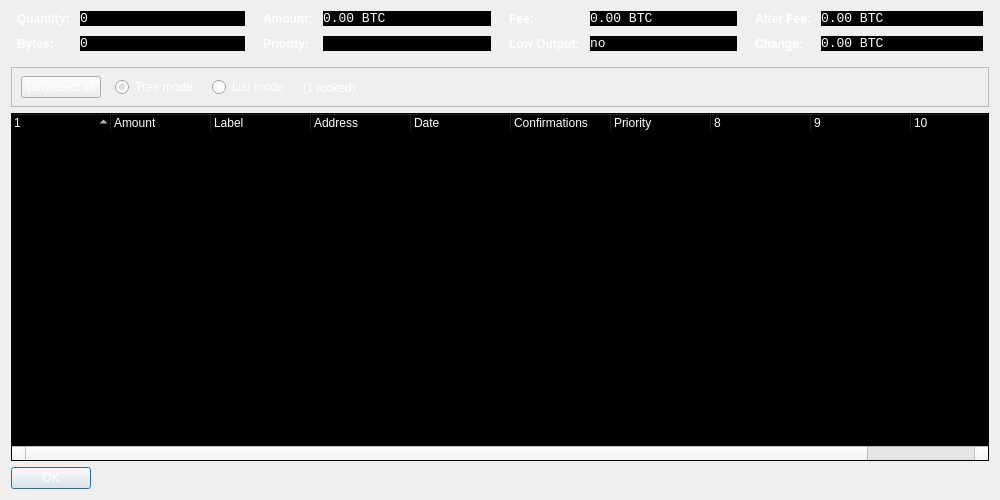
<?xml version="1.0" encoding="UTF-8"?>
<ui version="4.0">
 <class>CoinControlDialog</class>
 <widget class="QDialog" name="CoinControlDialog">
  <property name="geometry">
   <rect>
    <x>0</x>
    <y>0</y>
    <width>1000</width>
    <height>500</height>
   </rect>
  </property>
  <property name="windowTitle">
   <string>Coin Control</string>
  </property>
  <property name="styleSheet">
   <string notr="true">background-image: url(:/images/splash);
color: rgb(255, 255, 255);</string>
  </property>
  <layout class="QVBoxLayout" name="verticalLayout">
   <item>
    <layout class="QHBoxLayout" name="horizontalLayoutTop" stretch="0,0,0,0">
     <property name="topMargin">
      <number>0</number>
     </property>
     <property name="bottomMargin">
      <number>10</number>
     </property>
     <item>
      <layout class="QFormLayout" name="formLayoutCoinControl1">
       <property name="horizontalSpacing">
        <number>10</number>
       </property>
       <property name="verticalSpacing">
        <number>10</number>
       </property>
       <property name="leftMargin">
        <number>6</number>
       </property>
       <property name="rightMargin">
        <number>6</number>
       </property>
       <item row="0" column="0">
        <widget class="QLabel" name="labelCoinControlQuantityText">
         <property name="styleSheet">
          <string notr="true">font-weight:bold;</string>
         </property>
         <property name="text">
          <string>Quantity:</string>
         </property>
        </widget>
       </item>
       <item row="0" column="1">
        <widget class="QLabel" name="labelCoinControlQuantity">
         <property name="font">
          <font>
           <family>Monospace</family>
           <pointsize>10</pointsize>
          </font>
         </property>
         <property name="cursor">
          <cursorShape>IBeamCursor</cursorShape>
         </property>
         <property name="contextMenuPolicy">
          <enum>Qt::ActionsContextMenu</enum>
         </property>
         <property name="styleSheet">
          <string notr="true">background-color: rgb(0, 0, 0);
color: rgb(255, 255, 255);</string>
         </property>
         <property name="text">
          <string notr="true">0</string>
         </property>
         <property name="textInteractionFlags">
          <set>Qt::LinksAccessibleByMouse|Qt::TextSelectableByKeyboard|Qt::TextSelectableByMouse</set>
         </property>
        </widget>
       </item>
       <item row="1" column="0">
        <widget class="QLabel" name="labelCoinControlBytesText">
         <property name="styleSheet">
          <string notr="true">font-weight:bold;</string>
         </property>
         <property name="text">
          <string>Bytes:</string>
         </property>
        </widget>
       </item>
       <item row="1" column="1">
        <widget class="QLabel" name="labelCoinControlBytes">
         <property name="font">
          <font>
           <family>Monospace</family>
           <pointsize>10</pointsize>
          </font>
         </property>
         <property name="cursor">
          <cursorShape>IBeamCursor</cursorShape>
         </property>
         <property name="contextMenuPolicy">
          <enum>Qt::ActionsContextMenu</enum>
         </property>
         <property name="styleSheet">
          <string notr="true">background-color: rgb(0, 0, 0);
color: rgb(255, 255, 255);</string>
         </property>
         <property name="text">
          <string notr="true">0</string>
         </property>
         <property name="textInteractionFlags">
          <set>Qt::LinksAccessibleByMouse|Qt::TextSelectableByKeyboard|Qt::TextSelectableByMouse</set>
         </property>
        </widget>
       </item>
      </layout>
     </item>
     <item>
      <layout class="QFormLayout" name="formLayoutCoinControl2">
       <property name="horizontalSpacing">
        <number>10</number>
       </property>
       <property name="verticalSpacing">
        <number>10</number>
       </property>
       <property name="leftMargin">
        <number>6</number>
       </property>
       <property name="rightMargin">
        <number>6</number>
       </property>
       <item row="0" column="0">
        <widget class="QLabel" name="labelCoinControlAmountText">
         <property name="styleSheet">
          <string notr="true">font-weight:bold;</string>
         </property>
         <property name="text">
          <string>Amount:</string>
         </property>
        </widget>
       </item>
       <item row="0" column="1">
        <widget class="QLabel" name="labelCoinControlAmount">
         <property name="font">
          <font>
           <family>Monospace</family>
           <pointsize>10</pointsize>
          </font>
         </property>
         <property name="cursor">
          <cursorShape>IBeamCursor</cursorShape>
         </property>
         <property name="contextMenuPolicy">
          <enum>Qt::ActionsContextMenu</enum>
         </property>
         <property name="styleSheet">
          <string notr="true">background-color: rgb(0, 0, 0);
color: rgb(255, 255, 255);</string>
         </property>
         <property name="text">
          <string notr="true">0.00 BTC</string>
         </property>
         <property name="textInteractionFlags">
          <set>Qt::LinksAccessibleByMouse|Qt::TextSelectableByKeyboard|Qt::TextSelectableByMouse</set>
         </property>
        </widget>
       </item>
       <item row="1" column="0">
        <widget class="QLabel" name="labelCoinControlPriorityText">
         <property name="styleSheet">
          <string notr="true">font-weight:bold;</string>
         </property>
         <property name="text">
          <string>Priority:</string>
         </property>
        </widget>
       </item>
       <item row="1" column="1">
        <widget class="QLabel" name="labelCoinControlPriority">
         <property name="font">
          <font>
           <family>Monospace</family>
           <pointsize>10</pointsize>
          </font>
         </property>
         <property name="cursor">
          <cursorShape>IBeamCursor</cursorShape>
         </property>
         <property name="contextMenuPolicy">
          <enum>Qt::ActionsContextMenu</enum>
         </property>
         <property name="styleSheet">
          <string notr="true">background-color: rgb(0, 0, 0);
color: rgb(255, 255, 255);</string>
         </property>
         <property name="text">
          <string/>
         </property>
         <property name="textInteractionFlags">
          <set>Qt::LinksAccessibleByMouse|Qt::TextSelectableByKeyboard|Qt::TextSelectableByMouse</set>
         </property>
        </widget>
       </item>
      </layout>
     </item>
     <item>
      <layout class="QFormLayout" name="formLayoutCoinControl3">
       <property name="horizontalSpacing">
        <number>10</number>
       </property>
       <property name="verticalSpacing">
        <number>10</number>
       </property>
       <property name="leftMargin">
        <number>6</number>
       </property>
       <property name="rightMargin">
        <number>6</number>
       </property>
       <item row="0" column="0">
        <widget class="QLabel" name="labelCoinControlFeeText">
         <property name="styleSheet">
          <string notr="true">font-weight:bold;</string>
         </property>
         <property name="text">
          <string>Fee:</string>
         </property>
        </widget>
       </item>
       <item row="0" column="1">
        <widget class="QLabel" name="labelCoinControlFee">
         <property name="font">
          <font>
           <family>Monospace</family>
           <pointsize>10</pointsize>
          </font>
         </property>
         <property name="cursor">
          <cursorShape>IBeamCursor</cursorShape>
         </property>
         <property name="contextMenuPolicy">
          <enum>Qt::ActionsContextMenu</enum>
         </property>
         <property name="styleSheet">
          <string notr="true">background-color: rgb(0, 0, 0);
color: rgb(255, 255, 255);</string>
         </property>
         <property name="text">
          <string notr="true">0.00 BTC</string>
         </property>
         <property name="textInteractionFlags">
          <set>Qt::LinksAccessibleByMouse|Qt::TextSelectableByKeyboard|Qt::TextSelectableByMouse</set>
         </property>
        </widget>
       </item>
       <item row="1" column="0">
        <widget class="QLabel" name="labelCoinControlLowOutputText">
         <property name="enabled">
          <bool>false</bool>
         </property>
         <property name="styleSheet">
          <string notr="true">font-weight:bold;</string>
         </property>
         <property name="text">
          <string>Low Output:</string>
         </property>
        </widget>
       </item>
       <item row="1" column="1">
        <widget class="QLabel" name="labelCoinControlLowOutput">
         <property name="enabled">
          <bool>false</bool>
         </property>
         <property name="font">
          <font>
           <family>Monospace</family>
           <pointsize>10</pointsize>
          </font>
         </property>
         <property name="cursor">
          <cursorShape>IBeamCursor</cursorShape>
         </property>
         <property name="contextMenuPolicy">
          <enum>Qt::ActionsContextMenu</enum>
         </property>
         <property name="styleSheet">
          <string notr="true">background-color: rgb(0, 0, 0);
color: rgb(255, 255, 255);</string>
         </property>
         <property name="text">
          <string>no</string>
         </property>
         <property name="textInteractionFlags">
          <set>Qt::LinksAccessibleByMouse|Qt::TextSelectableByKeyboard|Qt::TextSelectableByMouse</set>
         </property>
        </widget>
       </item>
      </layout>
     </item>
     <item>
      <layout class="QFormLayout" name="formLayoutCoinControl4">
       <property name="horizontalSpacing">
        <number>10</number>
       </property>
       <property name="verticalSpacing">
        <number>10</number>
       </property>
       <property name="leftMargin">
        <number>6</number>
       </property>
       <property name="rightMargin">
        <number>6</number>
       </property>
       <item row="0" column="0">
        <widget class="QLabel" name="labelCoinControlAfterFeeText">
         <property name="styleSheet">
          <string notr="true">font-weight:bold;</string>
         </property>
         <property name="text">
          <string>After Fee:</string>
         </property>
        </widget>
       </item>
       <item row="0" column="1">
        <widget class="QLabel" name="labelCoinControlAfterFee">
         <property name="font">
          <font>
           <family>Monospace</family>
           <pointsize>10</pointsize>
          </font>
         </property>
         <property name="cursor">
          <cursorShape>IBeamCursor</cursorShape>
         </property>
         <property name="contextMenuPolicy">
          <enum>Qt::ActionsContextMenu</enum>
         </property>
         <property name="styleSheet">
          <string notr="true">background-color: rgb(0, 0, 0);
color: rgb(255, 255, 255);</string>
         </property>
         <property name="text">
          <string notr="true">0.00 BTC</string>
         </property>
         <property name="textInteractionFlags">
          <set>Qt::LinksAccessibleByMouse|Qt::TextSelectableByKeyboard|Qt::TextSelectableByMouse</set>
         </property>
        </widget>
       </item>
       <item row="1" column="0">
        <widget class="QLabel" name="labelCoinControlChangeText">
         <property name="enabled">
          <bool>false</bool>
         </property>
         <property name="styleSheet">
          <string notr="true">font-weight:bold;</string>
         </property>
         <property name="text">
          <string>Change:</string>
         </property>
        </widget>
       </item>
       <item row="1" column="1">
        <widget class="QLabel" name="labelCoinControlChange">
         <property name="enabled">
          <bool>false</bool>
         </property>
         <property name="font">
          <font>
           <family>Monospace</family>
           <pointsize>10</pointsize>
          </font>
         </property>
         <property name="cursor">
          <cursorShape>IBeamCursor</cursorShape>
         </property>
         <property name="contextMenuPolicy">
          <enum>Qt::ActionsContextMenu</enum>
         </property>
         <property name="styleSheet">
          <string notr="true">background-color: rgb(0, 0, 0);
color: rgb(255, 255, 255);</string>
         </property>
         <property name="text">
          <string notr="true">0.00 BTC</string>
         </property>
         <property name="textInteractionFlags">
          <set>Qt::LinksAccessibleByMouse|Qt::TextSelectableByKeyboard|Qt::TextSelectableByMouse</set>
         </property>
        </widget>
       </item>
      </layout>
     </item>
    </layout>
   </item>
   <item>
    <widget class="QFrame" name="frame">
     <property name="minimumSize">
      <size>
       <width>0</width>
       <height>40</height>
      </size>
     </property>
     <property name="frameShape">
      <enum>QFrame::StyledPanel</enum>
     </property>
     <property name="frameShadow">
      <enum>QFrame::Sunken</enum>
     </property>
     <widget class="QWidget" name="horizontalLayoutWidget">
      <property name="geometry">
       <rect>
        <x>10</x>
        <y>0</y>
        <width>781</width>
        <height>41</height>
       </rect>
      </property>
      <layout class="QHBoxLayout" name="horizontalLayoutPanel" stretch="0,0,0,0,0">
       <property name="spacing">
        <number>14</number>
       </property>
       <item>
        <widget class="QPushButton" name="pushButtonSelectAll">
         <property name="sizePolicy">
          <sizepolicy hsizetype="Maximum" vsizetype="Fixed">
           <horstretch>0</horstretch>
           <verstretch>0</verstretch>
          </sizepolicy>
         </property>
         <property name="text">
          <string>(un)select all</string>
         </property>
        </widget>
       </item>
       <item>
        <widget class="QRadioButton" name="radioTreeMode">
         <property name="sizePolicy">
          <sizepolicy hsizetype="Maximum" vsizetype="Fixed">
           <horstretch>0</horstretch>
           <verstretch>0</verstretch>
          </sizepolicy>
         </property>
         <property name="text">
          <string>Tree mode</string>
         </property>
         <property name="checked">
          <bool>true</bool>
         </property>
        </widget>
       </item>
       <item>
        <widget class="QRadioButton" name="radioListMode">
         <property name="sizePolicy">
          <sizepolicy hsizetype="Maximum" vsizetype="Fixed">
           <horstretch>0</horstretch>
           <verstretch>0</verstretch>
          </sizepolicy>
         </property>
         <property name="text">
          <string>List mode</string>
         </property>
        </widget>
       </item>
       <item>
        <widget class="QLabel" name="labelLocked">
         <property name="text">
          <string>(1 locked)</string>
         </property>
        </widget>
       </item>
       <item>
        <spacer name="horizontalSpacer">
         <property name="orientation">
          <enum>Qt::Horizontal</enum>
         </property>
         <property name="sizeHint" stdset="0">
          <size>
           <width>40</width>
           <height>20</height>
          </size>
         </property>
        </spacer>
       </item>
      </layout>
     </widget>
    </widget>
   </item>
   <item>
    <widget class="CoinControlTreeWidget" name="treeWidget">
     <property name="contextMenuPolicy">
      <enum>Qt::CustomContextMenu</enum>
     </property>
     <property name="styleSheet">
      <string notr="true">background-color: rgb(0, 0, 0);
color: rgb(255, 255, 255);</string>
     </property>
     <property name="sortingEnabled">
      <bool>false</bool>
     </property>
     <property name="columnCount">
      <number>11</number>
     </property>
     <attribute name="headerShowSortIndicator" stdset="0">
      <bool>true</bool>
     </attribute>
     <attribute name="headerStretchLastSection">
      <bool>false</bool>
     </attribute>
     <column>
      <property name="text">
       <string/>
      </property>
     </column>
     <column>
      <property name="text">
       <string>Amount</string>
      </property>
     </column>
     <column>
      <property name="text">
       <string notr="true">Label</string>
      </property>
     </column>
     <column>
      <property name="text">
       <string>Address</string>
      </property>
     </column>
     <column>
      <property name="text">
       <string>Date</string>
      </property>
     </column>
     <column>
      <property name="text">
       <string>Confirmations</string>
      </property>
      <property name="toolTip">
       <string>Confirmed</string>
      </property>
     </column>
     <column>
      <property name="text">
       <string>Priority</string>
      </property>
     </column>
     <column>
      <property name="text">
       <string/>
      </property>
     </column>
     <column>
      <property name="text">
       <string/>
      </property>
     </column>
     <column>
      <property name="text">
       <string/>
      </property>
     </column>
     <column>
      <property name="text">
       <string/>
      </property>
     </column>
    </widget>
   </item>
   <item>
    <widget class="QDialogButtonBox" name="buttonBox">
     <property name="sizePolicy">
      <sizepolicy hsizetype="Maximum" vsizetype="Fixed">
       <horstretch>0</horstretch>
       <verstretch>0</verstretch>
      </sizepolicy>
     </property>
     <property name="orientation">
      <enum>Qt::Horizontal</enum>
     </property>
     <property name="standardButtons">
      <set>QDialogButtonBox::Ok</set>
     </property>
    </widget>
   </item>
  </layout>
 </widget>
 <customwidgets>
  <customwidget>
   <class>CoinControlTreeWidget</class>
   <extends>QTreeWidget</extends>
   <header>coincontroltreewidget.h</header>
  </customwidget>
 </customwidgets>
 <resources/>
 <connections/>
</ui>
